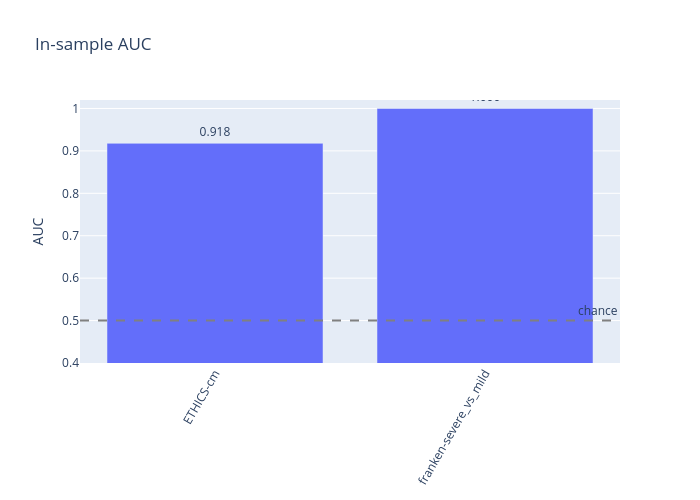

Notebook code cell kept with this figure:
### Markdown cell above
### 4b. Binary classification - two-class `y`
For subsets whose `y` is a genuine two-class label, correlation is not the natural summary.
Use AUC: the probability that a randomly chosen positive item projects higher than a
randomly chosen negative one. 0.5 = chance, 1.0 = perfect separation.

### Code cell
BINARY = [k for k, s in SUBSETS.items()
          if len(np.unique(s["y"])) == 2 and k != "ETHICS-util"]

def auc(scores, y):
    """Rank-based AUC; ties get average rank."""
    order = np.argsort(scores)
    ranks = np.empty(len(scores), float)
    ranks[order] = np.arange(1, len(scores) + 1)
    pos, neg = y == 1, y == 0
    n1, n0 = pos.sum(), neg.sum()
    return (ranks[pos].sum() - n1 * (n1 + 1) / 2) / (n1 * n0)

labels_b, aucs = [], []
for label in BINARY:
    proj = embeddings[label] @ directions[label]
    aucs.append(auc(proj, SUBSETS[label]["y"]))
    labels_b.append(label)

fig = go.Figure(go.Bar(x=labels_b, y=aucs, text=aucs, texttemplate="%{text:.3f}", textposition="outside"))
fig.add_hline(y=0.5, line_dash="dash", line_color="grey", annotation_text="chance")
fig.update_layout(title="In-sample AUC", yaxis_title="AUC",
                  yaxis_range=[0.4, 1.02], xaxis_tickangle=-60, width=700, height=500)
fig.show()

### Figure 1 — Plotly figure (JSON) as saved in the notebook; plotly's stock layout.template omitted (floating-point values rounded to 4 significant figures)
{"data": [{"text": ["0.9178261558839479", "1.0"], "textposition": "outside", "texttemplate": "%{text:.3f}", "type": "bar", "x": ["ETHICS-cm", "franken-severe_vs_mild"], "y": [0.9178, 1.0]}], "layout": {"annotations": [{"showarrow": false, "text": "chance", "x": 1, "xanchor": "right", "xref": "x domain", "y": 0.5, "yanchor": "bottom", "yref": "y"}], "height": 500, "shapes": [{"line": {"color": "grey", "dash": "dash"}, "type": "line", "x0": 0, "x1": 1, "xref": "x domain", "y0": 0.5, "y1": 0.5, "yref": "y"}], "title": {"text": "In-sample AUC"}, "width": 700, "xaxis": {"tickangle": -60}, "yaxis": {"range": [0.4, 1.02], "title": {"text": "AUC"}}}}
